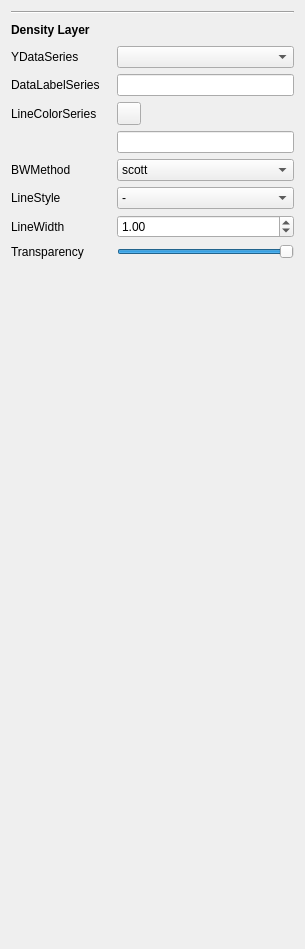
<?xml version="1.0" encoding="UTF-8"?>
<ui version="4.0">
 <class>Form</class>
 <widget class="QWidget" name="Form">
  <property name="geometry">
   <rect>
    <x>0</x>
    <y>0</y>
    <width>305</width>
    <height>949</height>
   </rect>
  </property>
  <property name="windowTitle">
   <string>Form</string>
  </property>
  <layout class="QVBoxLayout" name="verticalLayout">
   <item>
    <widget class="Line" name="line">
     <property name="orientation">
      <enum>Qt::Orientation::Horizontal</enum>
     </property>
    </widget>
   </item>
   <item>
    <layout class="QHBoxLayout" name="horizontalLayout">
     <item>
      <widget class="QLabel" name="label_2">
       <property name="font">
        <font>
         <bold>true</bold>
        </font>
       </property>
       <property name="text">
        <string>Density Layer</string>
       </property>
      </widget>
     </item>
     <item>
      <spacer name="horizontalSpacer">
       <property name="orientation">
        <enum>Qt::Orientation::Horizontal</enum>
       </property>
       <property name="sizeHint" stdset="0">
        <size>
         <width>40</width>
         <height>20</height>
        </size>
       </property>
      </spacer>
     </item>
     <item>
      <widget class="QToolButton" name="toolButton">
       <property name="styleSheet">
        <string notr="true">border-radius: 10px;</string>
       </property>
       <property name="text">
        <string/>
       </property>
       <property name="icon">
        <iconset resource="../resources/resources.qrc">
         <normaloff>:/icon/icons/minus-button.png</normaloff>:/icon/icons/minus-button.png</iconset>
       </property>
      </widget>
     </item>
    </layout>
   </item>
   <item>
    <layout class="QFormLayout" name="formLayout">
     <item row="0" column="0">
      <widget class="QLabel" name="y_series_label">
       <property name="minimumSize">
        <size>
         <width>100</width>
         <height>0</height>
        </size>
       </property>
       <property name="text">
        <string>YDataSeries</string>
       </property>
      </widget>
     </item>
     <item row="0" column="1">
      <widget class="QComboBox" name="y_series_combo">
       <property name="maximumSize">
        <size>
         <width>16777215</width>
         <height>16777215</height>
        </size>
       </property>
      </widget>
     </item>
     <item row="8" column="1">
      <spacer name="verticalSpacer">
       <property name="orientation">
        <enum>Qt::Orientation::Vertical</enum>
       </property>
       <property name="sizeHint" stdset="0">
        <size>
         <width>20</width>
         <height>40</height>
        </size>
       </property>
      </spacer>
     </item>
     <item row="1" column="1">
      <widget class="QLineEdit" name="data_label_line">
       <property name="maximumSize">
        <size>
         <width>16777215</width>
         <height>16777215</height>
        </size>
       </property>
      </widget>
     </item>
     <item row="1" column="0">
      <widget class="QLabel" name="label_24">
       <property name="text">
        <string>DataLabelSeries</string>
       </property>
      </widget>
     </item>
     <item row="2" column="1">
      <widget class="QToolButton" name="color_series_btn">
       <property name="text">
        <string/>
       </property>
      </widget>
     </item>
     <item row="2" column="0">
      <widget class="QLabel" name="label_33">
       <property name="text">
        <string>LineColorSeries</string>
       </property>
      </widget>
     </item>
     <item row="3" column="1">
      <widget class="QLineEdit" name="color_series_line"/>
     </item>
     <item row="4" column="1">
      <widget class="QComboBox" name="bw_method_combo">
       <item>
        <property name="text">
         <string>scott</string>
        </property>
       </item>
       <item>
        <property name="text">
         <string>silverman</string>
        </property>
       </item>
      </widget>
     </item>
     <item row="4" column="0">
      <widget class="QLabel" name="label_3">
       <property name="text">
        <string>BWMethod</string>
       </property>
      </widget>
     </item>
     <item row="5" column="1">
      <widget class="QComboBox" name="linestyle_combo">
       <item>
        <property name="text">
         <string>-</string>
        </property>
       </item>
       <item>
        <property name="text">
         <string>--</string>
        </property>
       </item>
       <item>
        <property name="text">
         <string>-.</string>
        </property>
       </item>
       <item>
        <property name="text">
         <string>:</string>
        </property>
       </item>
      </widget>
     </item>
     <item row="5" column="0">
      <widget class="QLabel" name="label_7">
       <property name="text">
        <string>LineStyle</string>
       </property>
      </widget>
     </item>
     <item row="6" column="1">
      <widget class="QDoubleSpinBox" name="line_width_spin">
       <property name="minimum">
        <double>0.010000000000000</double>
       </property>
       <property name="maximum">
        <double>100.000000000000000</double>
       </property>
       <property name="singleStep">
        <double>0.100000000000000</double>
       </property>
       <property name="value">
        <double>1.000000000000000</double>
       </property>
      </widget>
     </item>
     <item row="6" column="0">
      <widget class="QLabel" name="label_6">
       <property name="text">
        <string>LineWidth</string>
       </property>
      </widget>
     </item>
     <item row="7" column="1">
      <widget class="QSlider" name="transparency_slider">
       <property name="maximum">
        <number>100</number>
       </property>
       <property name="value">
        <number>100</number>
       </property>
       <property name="orientation">
        <enum>Qt::Orientation::Horizontal</enum>
       </property>
      </widget>
     </item>
     <item row="7" column="0">
      <widget class="QLabel" name="label_16">
       <property name="text">
        <string>Transparency</string>
       </property>
      </widget>
     </item>
    </layout>
   </item>
  </layout>
 </widget>
 <resources>
  <include location="../resources/resources.qrc"/>
 </resources>
 <connections/>
</ui>
